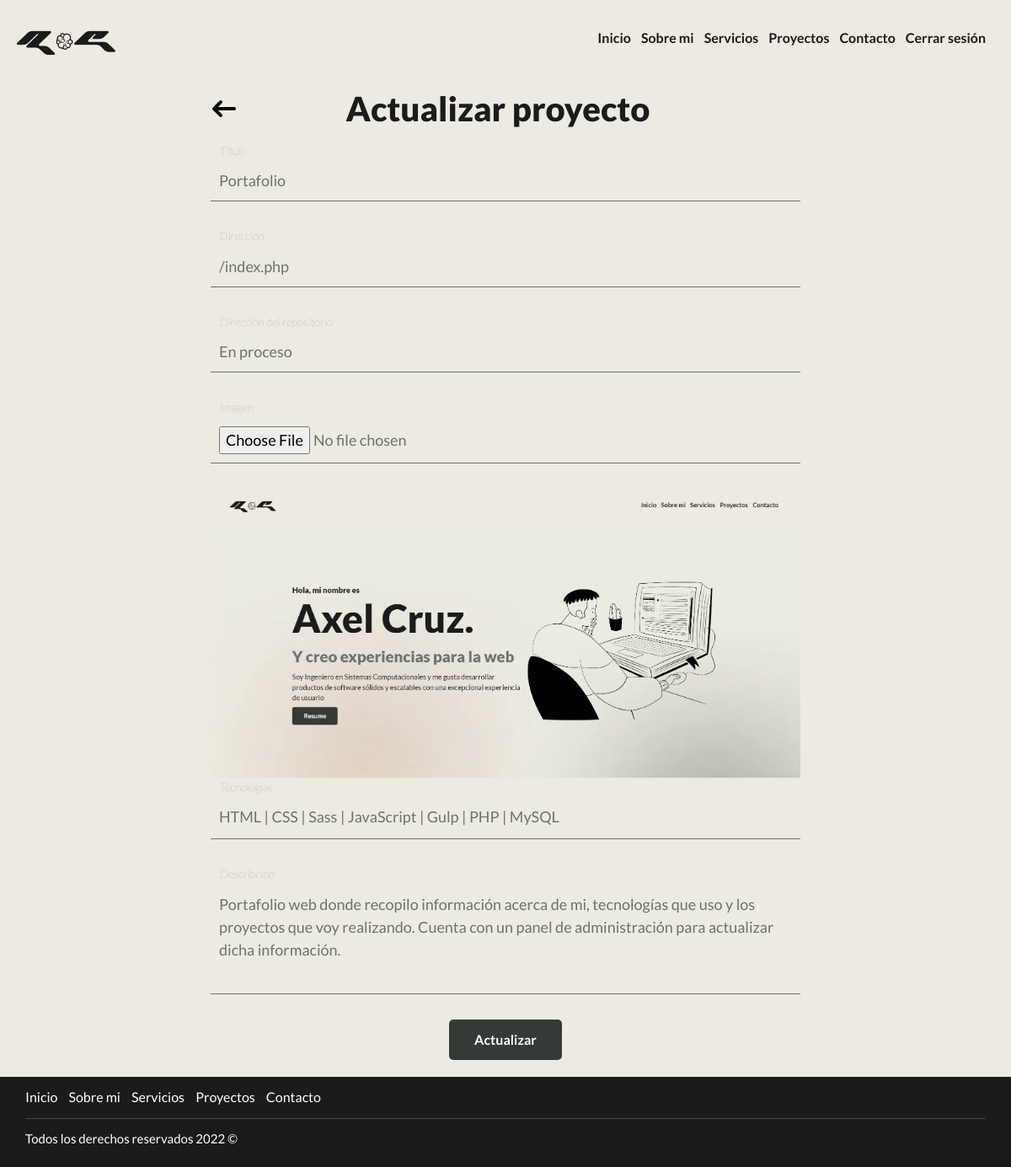
The page /admin/actualizar-proyecto.php?id=15 (signed in) on the database its author committed.
### tables this page shows
CREATE TABLE `proyectos` (
  `idproyectos` int NOT NULL AUTO_INCREMENT,
  `titulo` varchar(100) NOT NULL,
  `descripcion` longtext NOT NULL,
  `link` varchar(100) NOT NULL,
  `imagen` varchar(100) NOT NULL,
  `tecnologias` varchar(100) NOT NULL,
  `github` varchar(200) NOT NULL,
  PRIMARY KEY (`idproyectos`)
);

### admin/actualizar-proyecto.php (the view, shortened to what this page needs)
<?php
$db = conectarDB();
$id = $_GET['id'];
$id = filter_var($id, FILTER_VALIDATE_INT);
$query = "SELECT * FROM proyectos WHERE idproyectos = '$id'";
$consulta = mysqli_query($db,$query);
$proyecto = mysqli_fetch_assoc($consulta);
$titulo = $proyecto['titulo'];
$link = $proyecto['link'];
$github = $proyecto['github'];
$imagen = $proyecto['imagen'];
$tecnologias = $proyecto['tecnologias'];
$descripcion = $proyecto['descripcion'];
?>
<section class="section-form">
    <div class="titulo-regresar">
        <a href="/admin/proyectos.php">
            <img class="regresar" src="/build/img/regresar.svg" alt="Regresar">
        </a>
        <h1>Actualizar proyecto</h1>
    </div>
    <form class="formulario-proyecto " method="POST" enctype="multipart/form-data">
        <label for="titulo">Titulo</label>
        <input name="titulo" id="titulo" type="text" placeholder="Ingresa el titulo del proyecto" value="<?php echo $titulo; ?>" required="required">
        <label for="link">Dirección</label>
        <input name="link" id="link" type="text" placeholder="Ingresa dirección del proyecto" value="<?php echo $link; ?>" required="required">
        <label for="github">Dirección del repositorio</label>
        <input name="github" id="github" type="text" placeholder="Ingresa dirección del repositorio del proyecto" value="<?php echo $github; ?>" required="required">
        <label for="imagen">Imagen</label>
        <input type="file" id="imagen" accept="image/jpeg, image/png" name="imagen">
        <img src="/imagenes/<?php echo $imagen ?>" alt="">
        <label for="tecnologias">Tecnologías</label>
        <textarea name="tecnologias" id="imagen" class="txtarea-tecnologias" name="" placeholder="Ingresa las tecnologías separadas por un '|'"" required><?php echo $tecnologias; ?></textarea>
        <label for=" descripcion">Descripcion</label>
        <textarea name="descripcion" id="imagen" placeholder="Describe el proyecto" required><?php echo $descripcion; ?></textarea>
        <input class="boton" type="submit" value="Actualizar">
    </form>
</section>

### build/css/app.css (style rules this page uses)
html { -webkit-text-size-adjust:100%;line-height:1.15 }
body { margin:0 }
h1 { font-size:2em;margin:.67em 0 }
a { background-color:transparent }
img { border-style:none }
button,input,optgroup,select,textarea { font-family:inherit;font-size:100%;line-height:1.15;margin:0 }
button,input { overflow:visible }
[type=button],[type=reset],[type=submit],button { -webkit-appearance:button }
textarea { overflow:auto }
html { display:block;font-size:62.5%;scroll-behavior:smooth }
*,:after,:before { box-sizing:border-box }
body { background-color:#eceae1;font-family:Lato,sans-serif;font-size:1.6rem;line-height:1.8 }
a { text-decoration:none }
img,picture { display:block;width:100% }
h1,h2,h3 { font-family:Lato,sans-serif;font-weight:300;margin:1.5rem;text-align:center }
h1 { font-size:3.8rem }
.section-form { align-items:center;display:flex;flex-direction:column;justify-content:center;margin-bottom:2rem;min-height:calc(100vh - 90px) }
.section-form .titulo-regresar { align-items:center;display:flex;justify-content:space-between;margin:0 auto;max-width:70rem;width:90% }
.section-form .titulo-regresar .regresar { max-height:5rem;max-width:5rem }
.section-form .titulo-regresar h1 { color:#1b1b1b;font-size:4rem;font-weight:900 }
.section-form .formulario-proyecto { display:flex;flex-direction:column;margin:0 auto;max-width:70rem;width:90% }
.section-form .formulario-proyecto label { color:#6c746c;font-size:13px;font-weight:200;margin:0 0 0 11px }
@media (min-width:768px) { .section-form .formulario-proyecto label { font-size:13px } }
.section-form .formulario-proyecto input:not([type=submit]),.section-form .formulario-proyecto textarea { background-color:#eceae1;border:0;border-bottom:1px solid #6c746c;color:#6c746c;font-size:18px;font-weight:400;line-height:1.5;margin-bottom:3rem;padding:1rem }
@media (min-width:768px) { .section-form .formulario-proyecto input:not([type=submit]),.section-form .formulario-proyecto textarea { min-width:50rem } }
.section-form .formulario-proyecto textarea { max-height:8rem;resize:none }
@media (min-width:768px) { .section-form .formulario-proyecto textarea { max-height:5rem } }
.section-form .formulario-proyecto textarea:last-of-type { min-height:13rem }
@media (min-width:768px) { .section-form .formulario-proyecto textarea:last-of-type { min-height:13rem } }
.section-form .formulario-proyecto input.boton { background-color:#363a36;border:none;border-radius:.5rem;color:#fff;display:block;font-weight:700;margin:0 auto;padding:1.5rem 3rem;text-align:center;text-decoration:none }

### rows shown on the page
proyectos: titulo "Portafolio", link "/index.php", github "En proceso", imagen (picture), tecnologias "HTML | CSS | Sass | JavaScript | Gulp | PHP | MySQL", descripcion "Portafolio web donde recopilo información acerca de mi, tecnologías que uso y los proyectos que voy realizando. Cuenta con un panel de administración para actualizar dicha información."
